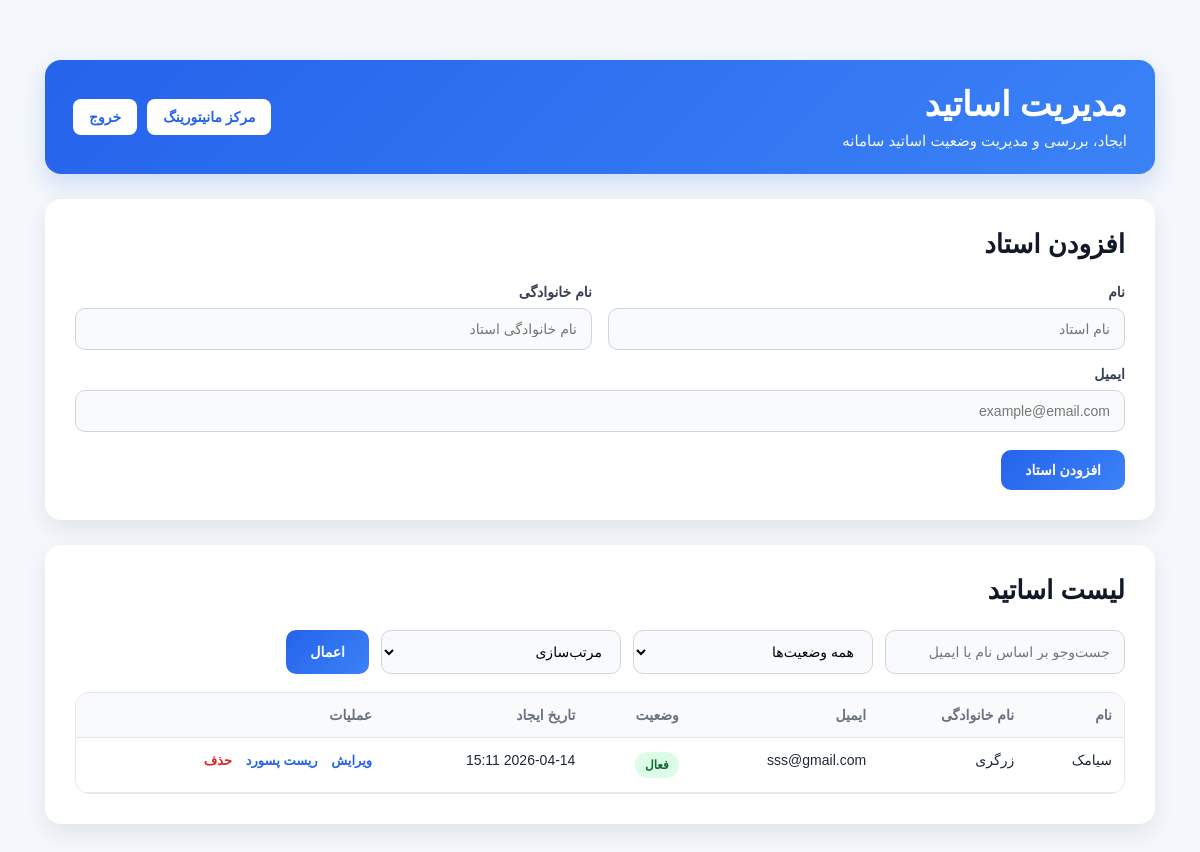
/admin-dashboard/, run on an earlier commit of the app's database.
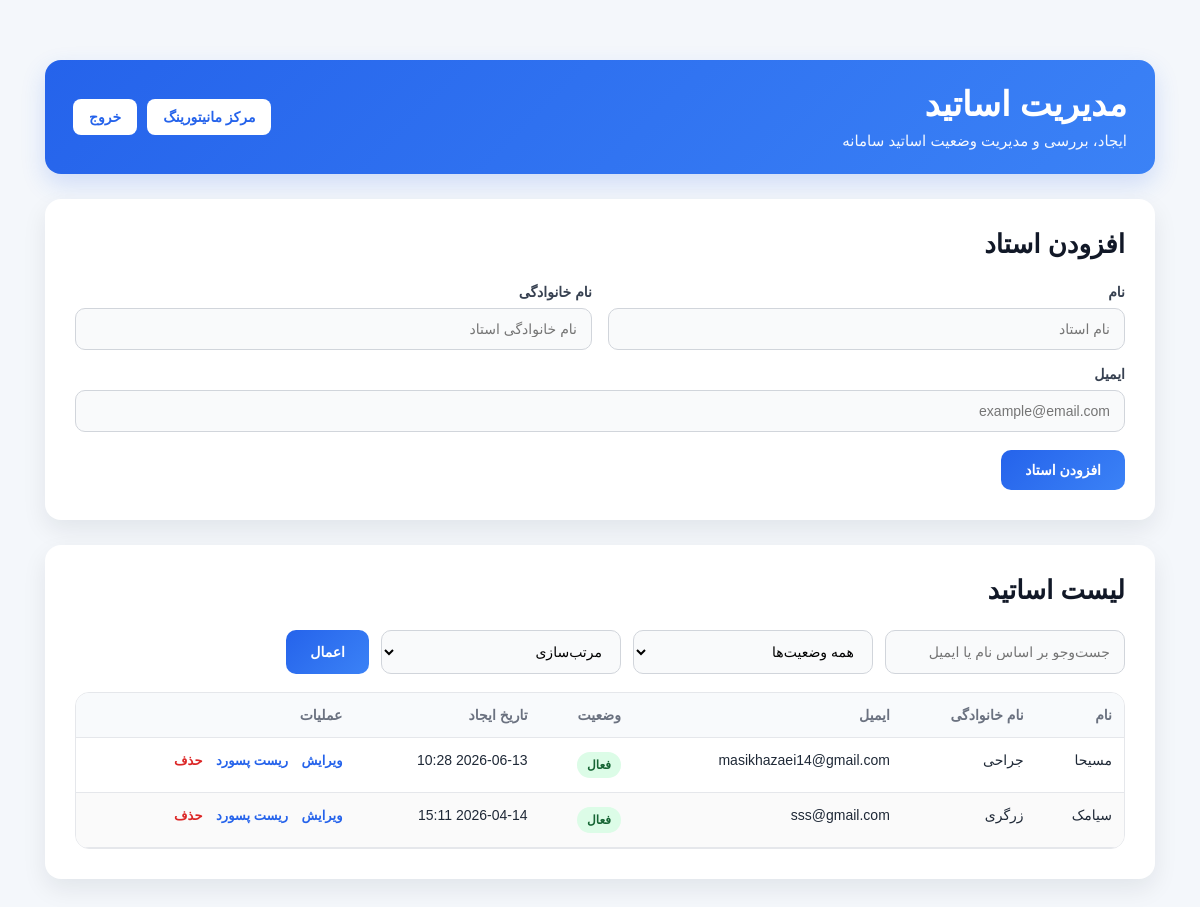
And on a later commit of the database.
### accounts/models.py (models this page shows, shortened)
class User(AbstractUser):
    username = None
    email = models.EmailField(unique=True)
    ROLE_CHOICES = (
        ('ADMIN', 'Admin'),
        ('TEACHER', 'Teacher'),
    )
    role = models.CharField(max_length=20, choices=ROLE_CHOICES)
    is_verified = models.BooleanField(default=False)
    USERNAME_FIELD = 'email'
    REQUIRED_FIELDS = []
    objects = UserManager()

### accounts/views.py (the view, shortened to what this page needs)
def admin_dashboard(request):
    teachers = User.objects.filter(role="TEACHER")
    search = request.GET.get("search", "").strip()
    status = request.GET.get("status", "").strip()
    sort = request.GET.get("sort", "").strip()
    if search:
        teachers = teachers.filter(email__icontains=search) | User.objects.filter(role="TEACHER", first_name__icontains=search) | User.objects.filter(role="TEACHER", last_name__icontains=search)
    if status == "active":
        teachers = teachers.filter(is_active=True, is_verified=True)
    elif status == "pending":
        teachers = teachers.filter(is_active=False, is_verified=False)
    if sort == "name":
        teachers = teachers.order_by("first_name", "last_name")
    else:
        teachers = teachers.order_by("-date_joined")
    return render(
        request,
        "accounts/admin_dashboard.html",
        {
            "teachers": teachers,
        },
    )

### accounts/templates/accounts/admin_dashboard.html (shortened to what the changed rows need)
<!DOCTYPE html>
<html lang="fa" dir="rtl">
<head>
</head>
<body>
<div class="container">
    <div class="header">
        <div>
            <h1>مدیریت اساتید</h1>
        </div>
    </div>
    <div class="card">
        <h2>افزودن استاد</h2>
    </div>
    <div class="card">
        <h2>لیست اساتید</h2>
        {% if teachers %}
            <div class="table-wrap">
                <table>
                    <thead>
                        <tr>
                            <th>نام</th>
                            <th>نام خانوادگی</th>
                            <th>ایمیل</th>
                            <th>وضعیت</th>
                            <th>تاریخ ایجاد</th>
                            <th>عملیات</th>
                        </tr>
                    </thead>
                    <tbody>
                        {% for teacher in teachers %}
                        <tr>
                            <td>{{ teacher.first_name|default:"-" }}</td>
                            <td>{{ teacher.last_name|default:"-" }}</td>
                            <td>{{ teacher.email }}</td>
                            <td>
                                {% if teacher.is_active and teacher.is_verified %}
                                    <span class="status-badge status-active">فعال</span>
                                {% else %}
                                    <span class="status-badge status-pending">منتظر فعال‌سازی</span>
                                {% endif %}
                            </td>
                            <td>{{ teacher.date_joined|date:"Y-m-d H:i" }}</td>
                            <td class="actions">
                               <a href="#"
                                class="edit-link"
                                onclick="openEditModal('{{ teacher.id }}', '{{ teacher.first_name|escapejs }}', '{{ teacher.last_name|escapejs }}', '{{ teacher.email|escapejs }}'); return false;">
                                ویرایش
                                </a>
                                <a href="#"
                                class="edit-link"
                                onclick="openResetPasswordModal('{{ teacher.id }}', '{{ teacher.email|escapejs }}'); return false;">
                                ریست پسورد
                                </a>
                                <a href="#"
                                class="delete-link"
                                onclick="openDeleteModal('{{ teacher.id }}', '{{ teacher.first_name|escapejs }} {{ teacher.last_name|escapejs }}'); return false;">
                                    حذف
                                </a>
                            </td>
                        </tr>
                        {% endfor %}
                    </tbody>
                </table>
            </div>
        {% else %}
            <div class="empty-box">
                هیچ استادی ثبت نشده است.
            </div>
        {% endif %}
    </div>
</div>
</body>
</html>

What changed in the data, as far as the page shows it:
added User: first_name "مسیحا", last_name "جراحی", email "masikhazaei14@gmail.com", is_active "فعال", date_joined "2026-06-13 10:28"
